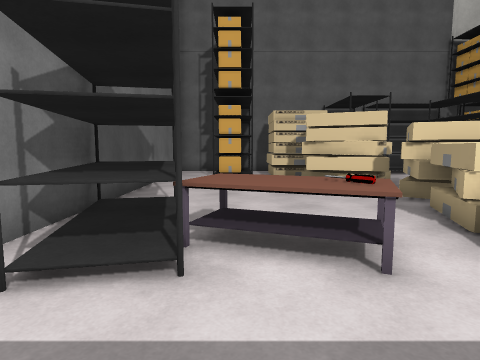
view 1 (above)

22 first-person views from a walk through a scene from a Unity 3-D project. The camera is 1.4 m above the floor, tilts 6° down and sees 75° across. Doors are open. The floor is counted in squares, 1.15 m on a side. Each view is taken from the middle of a square. On the plan, view 1 faces up. The plan holds only what a view shows up to about 13 squares ahead; the rest is blank. The place goes on beyond the plan. The player is left out. Some animated figures are not drawn. Some surface patterns are stand-ins.

view 2
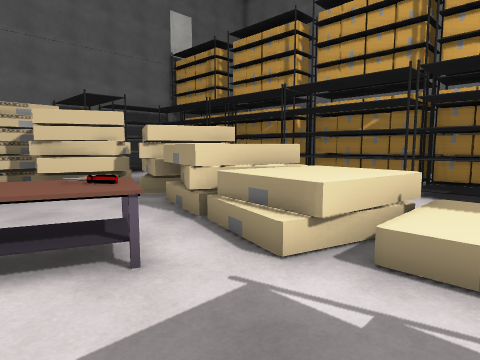

view 3
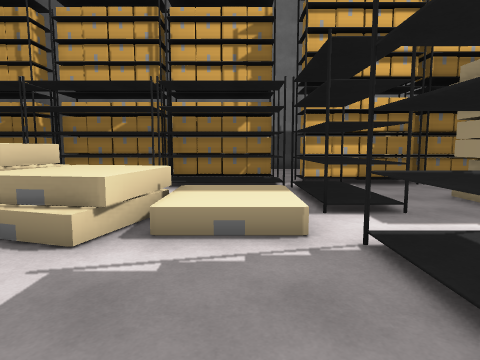

view 4
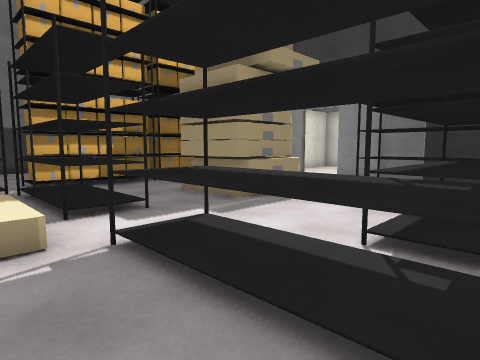

view 5
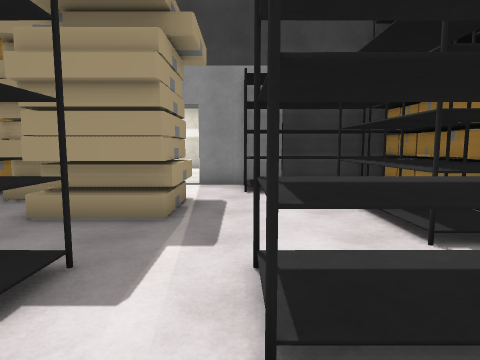

view 6
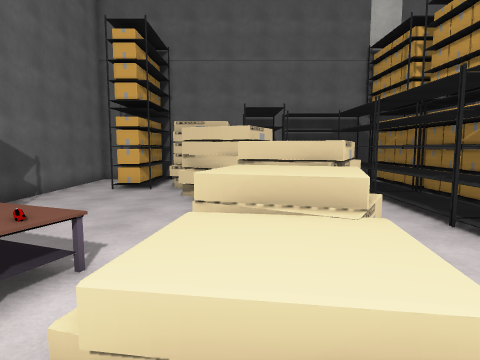

view 7
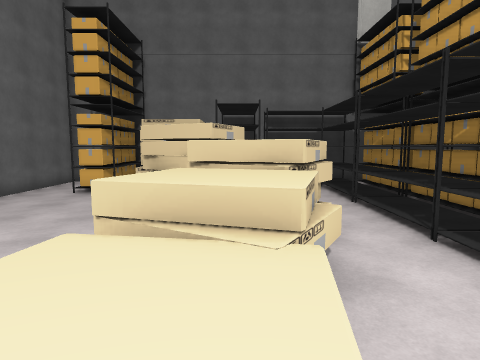

view 8
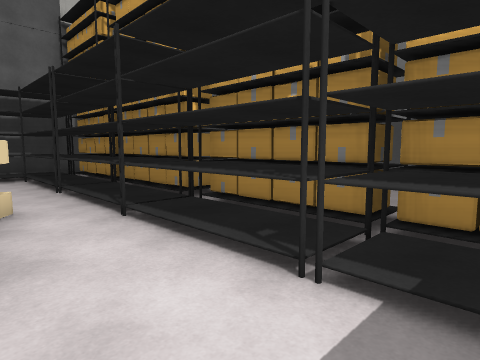

view 9
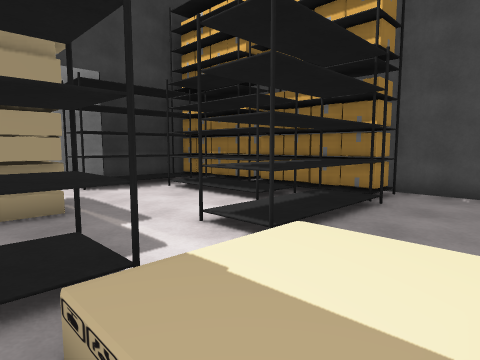

view 10
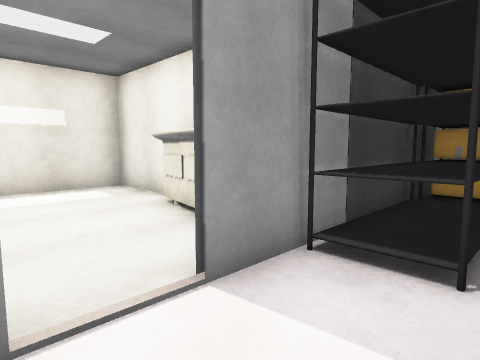

view 11
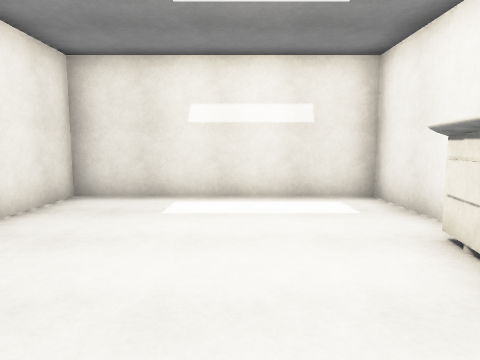

view 12
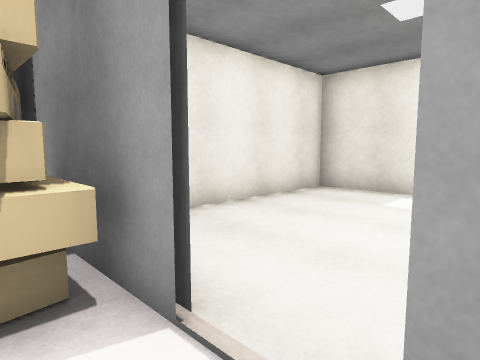

view 13
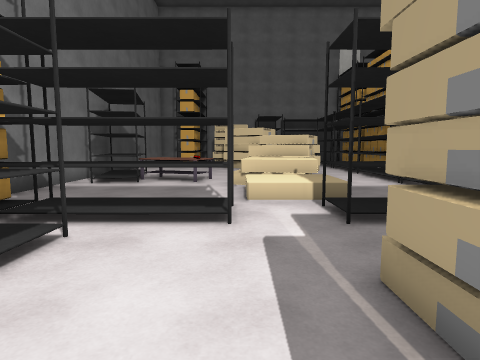

view 14
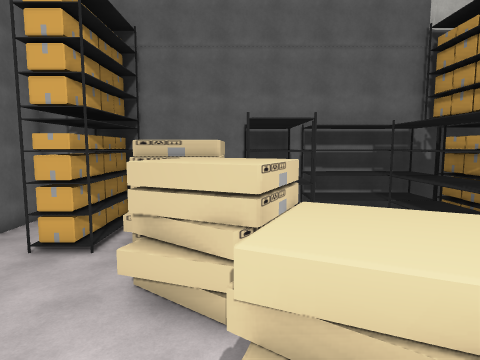

view 15
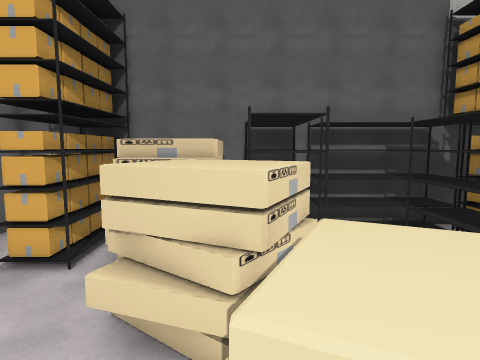

view 16
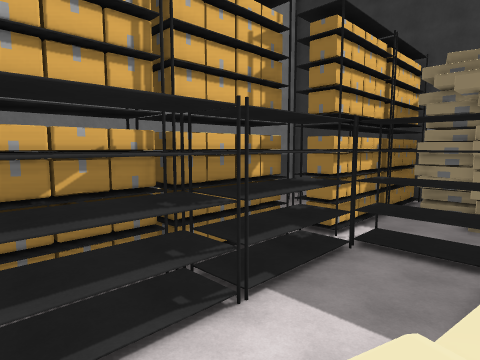

view 17
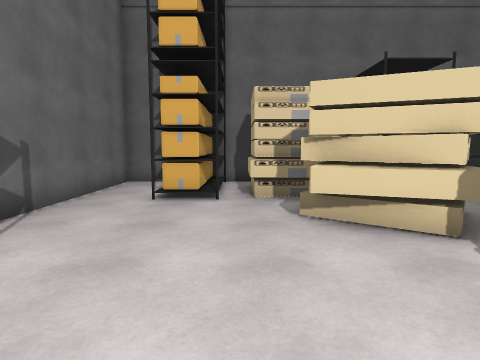

view 18
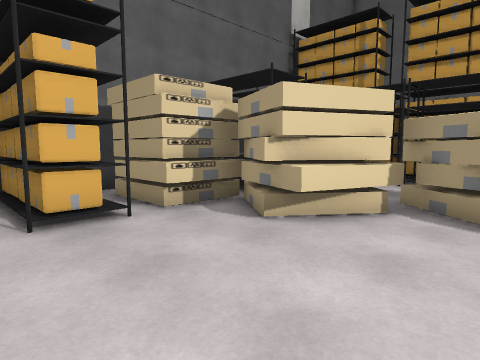

view 19
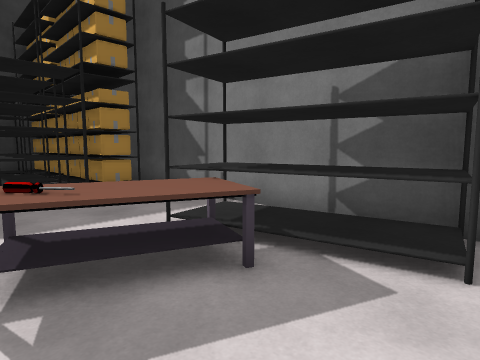

view 20
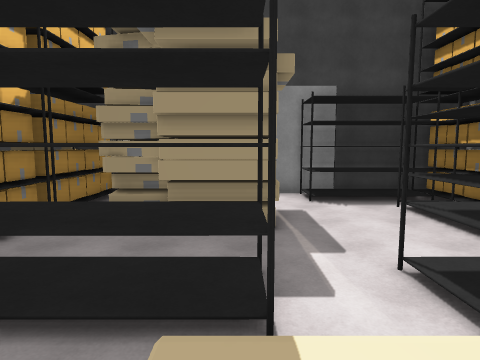

view 21
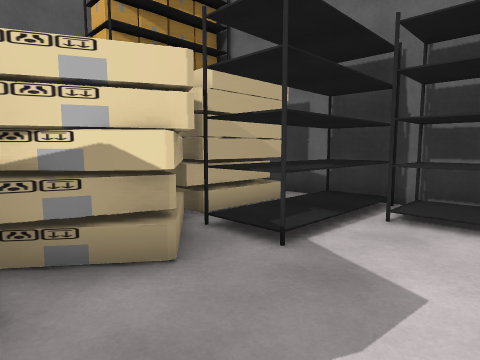

view 22
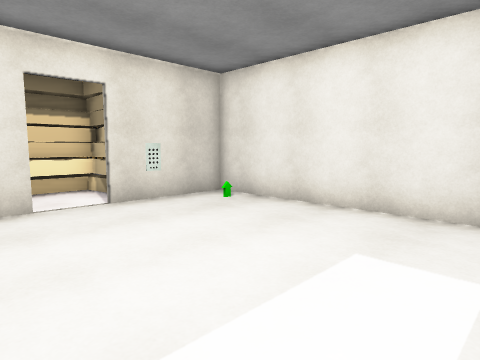

### Floor plan
Key: @ floor where view 1 was taken; # wall or solid block; . main floor; : floor 0.5 m higher than the main floor; + floor 1 m higher than the main floor; * floor 1.5 m higher than the main floor; / step, stairs or slope; D open door; S shelf; T table; E elevator; O other object.
Columns run from 3 left of view 1 to 11 right of it. Each row starts with its distance up from view 1.
 16 ###S###########
 15 #.SSOOOSSSSSSSS
 14 #.SSOOOSS...SSS
 13 #.SSOOOSS...SSS
 12 #.SS.OOSS...SSS
 11 #.....OOO...SSS
 10 #....OOO....SSS
  9 #......OO...SSS
  8 #......OOOO.SSS
  7 #......OOO..SSS
  6 #SS....**O..SSS
  5 #SST...* O..SSS
  4 #STTTT/  ...SSS
  3 #SS.T./  ...SSS
  2 #...../+O...SSS
  1 #.....///...SSS
  0 #..@../: ...SSS
 -1 #.....///...SSS
 -2 #SSSSSS.SSSSSSS
 -3 #SSSSSS.SSSSSSS
 -4 #SSS........SSS
 -5 #SSS....OO..SSS
 -6 #SSS...OOO..SS#
 -7  SSS...OOOOOSS#
 -8 OSS.......OOSS#
 -9  SSSSSS...OOSS
-10 ###SSS##.####
-11       O..DE.#
-12       O.....#
-13      #O.....#
-14      #......#
-15      #......#
-16      #......#
-17      #......#
-18      ########

Positions as (right, up) in squares from view 1, and headings:
1: (0, 0), facing up
2: (0, 0), facing up-right
3: (-1, 0), facing right
4: (-1, 0), facing down-right
5: (3, 0), facing down
6: (4, 0), facing up
7: (5, 1), facing up
8: (6, 1), facing up-right
9: (6, 1), facing down-left
10: (6, -8), facing down-left
11: (5, -10), facing down
12: (4, -9), facing down-right
13: (3, -8), facing up
14: (4, 5), facing up
15: (4, 6), facing up
16: (5, 6), facing down-right
17: (1, 5), facing up
18: (-2, 7), facing up-right
19: (2, 7), facing down-left
20: (5, 1), facing down
21: (8, 9), facing up-left
22: (3, -17), facing up-right
